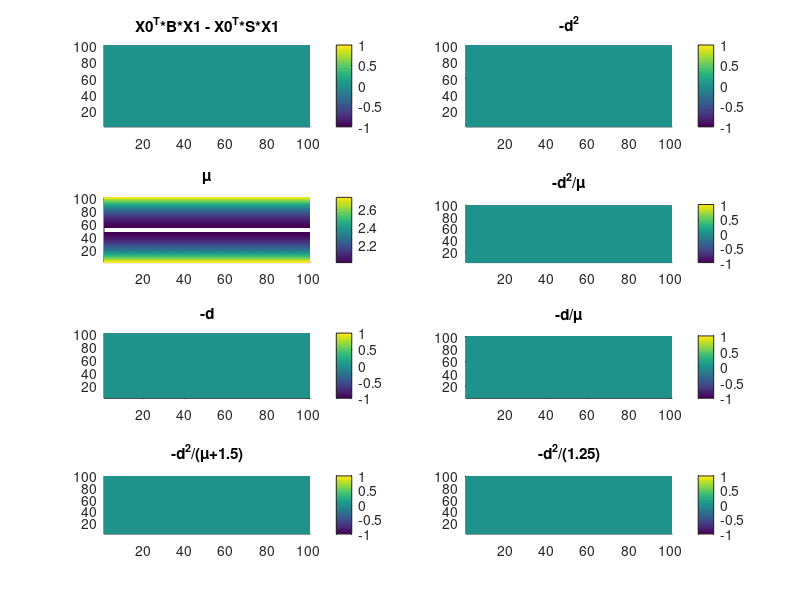
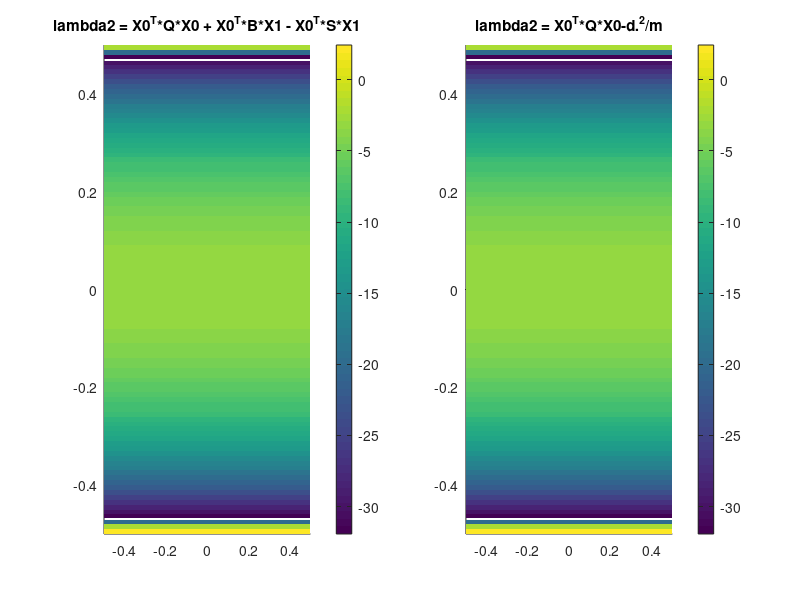
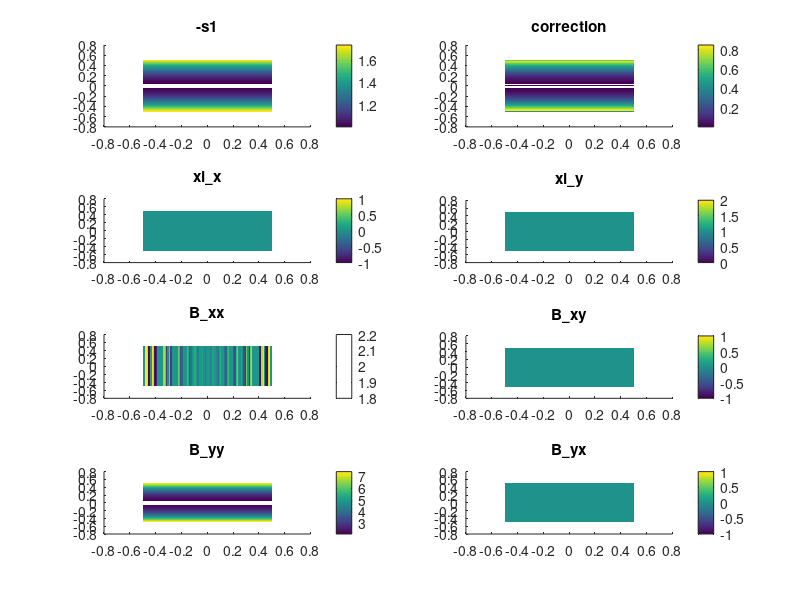
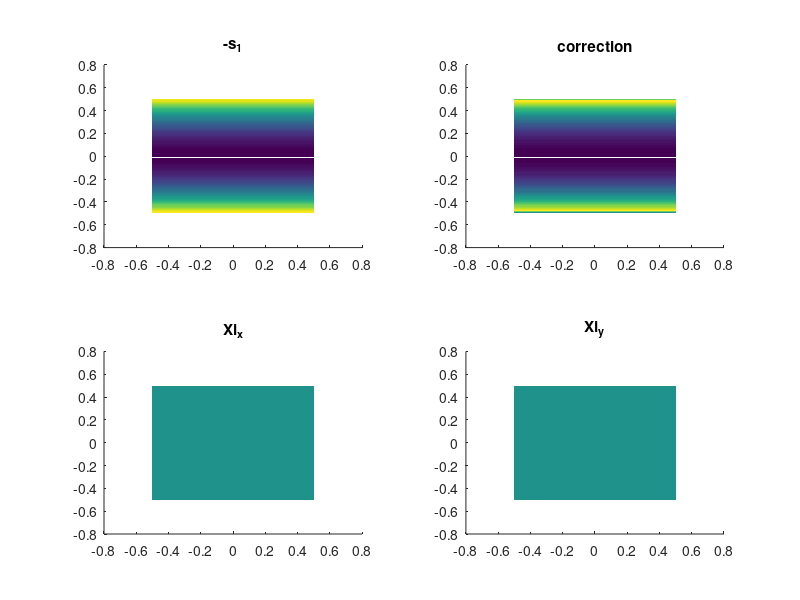

Source code (MATLAB) for these figures, in order:

close all
clear all
clc

xdim = 101;
ydim = 101;
xmin = -0.5
xmax = 0.5
ymin = -0.5
ymax = 0.5
x=linspace(xmin,xmax,xdim);
dx = x(2)-x(1);
y=linspace(ymin,ymax,ydim);
dy=y(2)-y(1);
[x,y]=meshgrid(x,y);

tdim = 3;
t0 = 0%0.5*pi
time = linspace(-0.01+t0,0.01+t0,tdim);
dt = time(2)-time(1);
for i =1:length(time)
    t=time(i);
    u(:,:,i) =x;    
    v(:,:,i) = -y-y.^3;
end

[dudx,dudy,dudt] = gradient(u,dx,dy,dt);
[dvdx,dvdy,dvdt] = gradient(v,dx,dy,dt);

au = dudt+u.*dudx+v.*dudy;
av = dvdt+u.*dvdx+v.*dvdy;
clear dudt dvdt
[daudx,daudy,daudt] = gradient(au,dx,dy,dt);
[davdx,davdy,davdt] = gradient(av,dx,dy,dt);

ju = daudt+u.*daudx+v.*daudy;
jv = davdt+u.*davdx+v.*davdy;
clear daudt davdt u v au av
[djudx,djudy,djudt] = gradient(ju,dx,dy,dt);
[djvdx,djvdy,djvdt] = gradient(jv,dx,dy,dt);
clear djudt djvdt
R = [0,-1;1,0];
b = zeros([ydim,xdim,tdim,2,2]);
for t =1:tdim
    t
    for i = 1:ydim
        for j = 1:xdim
            if ~isnan(ju(i,j,t))&&~isnan(jv(i,j,t))
                Grad_v = [dudx(i,j,t), dudy(i,j,t);dvdx(i,j,t), dvdy(i,j,t)];
                Grad_a = [daudx(i,j,t), daudy(i,j,t); davdx(i,j,t), davdy(i,j,t)];
                Grad_j = [djudx(i,j,t), djudy(i,j,t); djvdx(i,j,t), djvdy(i,j,t)];
                S = 0.5*(Grad_v + Grad_v');
                B = 0.5*(Grad_a + Grad_a')+(Grad_v'*Grad_v);
                b(i,j,t,:,:)=B;
                Q = 0.5*(Grad_j + Grad_j')+(Grad_v'*Grad_a+Grad_a'*Grad_v);
                [V,D] = eig(S);
                if ~issorted(diag(D))
                    [D,I] = sort(diag(D));
                    V = V(:, I);
                end
                s1(i,j,t) = D(1,1);
                X0 = V(:,1);
                xi(i,j,t,:) = V(:,1);
                l1(i,j,t) = X0'*B*X0;
                X1 = -((B-l1(i,j,t)*eye(size(B)))*X0)\(S-s1(i,j,t)*eye(size(B)));
                if sum(X1)~=0
                    X1=X1'/norm(X1);
                else
                    X1=X1';
                end
                l2(i,j,t) = X0'*Q*X0 + X0'*B*X1 - X0'*S*X1;
                db(i,j,t) = X0'*B*X1 - X0'*S*X1;
                a1(i,j,t)=l2(i,j,t);
                %Xp = R*X0;
                m = X0'*R'*(S-s1(i,j,t)*eye(size(S)))*R*X0;
                d = X0'*R'*B*X0;
                dd(i,j,t)=d;
                mm(i,j,t)=m;
                l2(i,j,t) = X0'*Q*X0-d.^2/m;
                a2(i,j,t)=l2(i,j,t);
                %X1 = V(:,1);
                %l1(i,j,t) = X1'*B*X1;
                %l2(i,j,t) = X1'*Q*X1;
                %cor(i,j,t) = -s1(i,j,t).^2+0.5*(X1'*B*X1);

            else
                s1(i,j,t) =nan;
                l1(i,j,t) = nan;
                l2(i,j,t) = nan;
                %cor(i,j,t)=nan;
            end
        end
    end
end

save dg_correction3rd s1 l1 l2
save error_comparison s1 l1 a1 a2 dd db

figure
subplot(421)
surface(db(:,:,2),'edgecolor','none')
title('X0^T*B*X1 - X0^T*S*X1')
colorbar
axis tight
subplot(422)
surface(-dd(:,:,2).^2,'edgecolor','none')
title('-d^2')
axis tight
colorbar
subplot(423)
surface(mm(:,:,2),'edgecolor','none')
title('\mu')
axis tight
colorbar
subplot(424)
surface(-dd(:,:,2).^2./mm(:,:,2),'edgecolor','none')
title('-d^2/\mu')
axis tight
colorbar
subplot(425)
surface(-dd(:,:,2),'edgecolor','none')
title('-d')
axis tight
colorbar
subplot(426)
surface(-dd(:,:,2)./mm(:,:,2),'edgecolor','none')
title('-d/\mu')
axis tight
colorbar
subplot(427)
surface(-dd(:,:,2).^2./(mm(:,:,2)+1.5),'edgecolor','none')
title('-d^2/(\mu+1.5)')
axis tight
colorbar
subplot(428)
surface(-dd(:,:,2).^2./1.25,'edgecolor','none')
title('-d^2/(1.25)')
axis tight
colorbar

%
figure
subplot(121)
surface(x,y,a1(:,:,2),'edgecolor','none')
title('lambda2 = X0^T*Q*X0 + X0^T*B*X1 - X0^T*S*X1')
colorbar
axis tight
subplot(122)
surface(x,y,a2(:,:,2),'edgecolor','none')
title('lambda2 = X0^T*Q*X0-d.^2/m')
axis tight
colorbar


figure
subplot(421)
surface(x,y,-s1(:,:,2),'edgecolor','none')
title('-s1')
colorbar
subplot(422)
surface(x,y,-s1(:,:,2).^2+0.5*l1(:,:,2),'edgecolor','none')
title('correction')
colorbar
subplot(423)
surface(x,y,xi(:,:,2,1),'edgecolor','none')
title('xi\_x')
colorbar
subplot(424)
surface(x,y,xi(:,:,2,2),'edgecolor','none')
title('xi\_y')
colorbar
subplot(425)
surface(x,y,b(:,:,2,1,1),'edgecolor','none')
title('B\_xx')
colorbar
subplot(426)
surface(x,y,b(:,:,2,1,2),'edgecolor','none')
title('B\_xy')
colorbar
subplot(427)
surface(x,y,b(:,:,2,2,2),'edgecolor','none')
title('B\_yy')
colorbar
subplot(428)
surface(x,y,b(:,:,2,2,1),'edgecolor','none')
title('B\_yx')
colorbar
%}

figure
subplot(221)
surface(x,y,-s1(:,:,2),'edgecolor','none')
title('-s_1')
subplot(222)
surface(x,y,-s1(:,:,2).^2+0.5.*l1(:,:,2),'edgecolor','none')
title('correction')
subplot(223)
surface(x,y,xi(:,:,2,1),'edgecolor','none')
title('Xi_x')
subplot(224)
surface(x,y,xi(:,:,2,2),'edgecolor','none')
title('Xi_y')

figure
quiver(x(1:15:end,1:15:end),y(1:15:end,1:15:end),xi(1:15:end,1:15:end,2,1),xi(1:15:end,1:15:end,2,2))%,'edgecolor','none')

